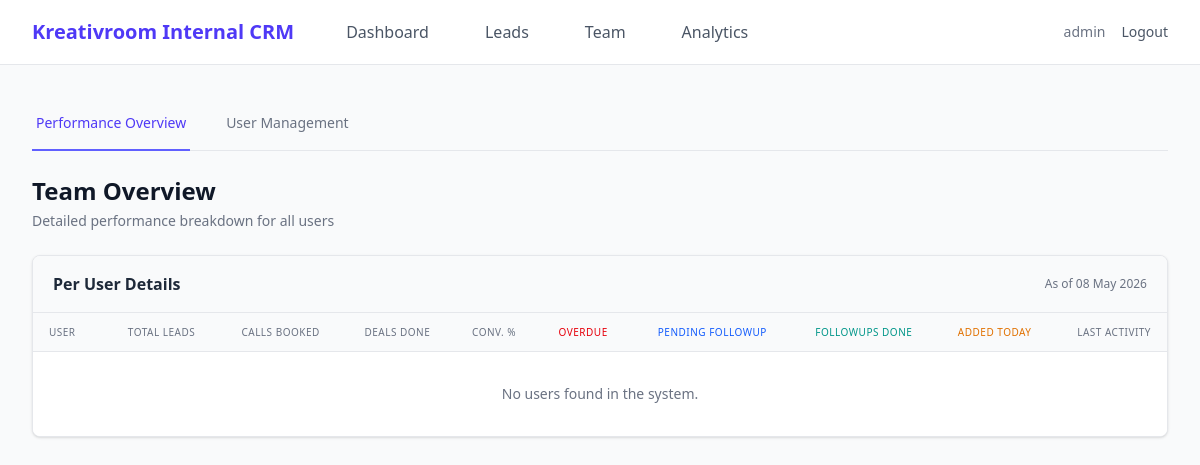
Page /admin/team (signed in) on the earlier database version.
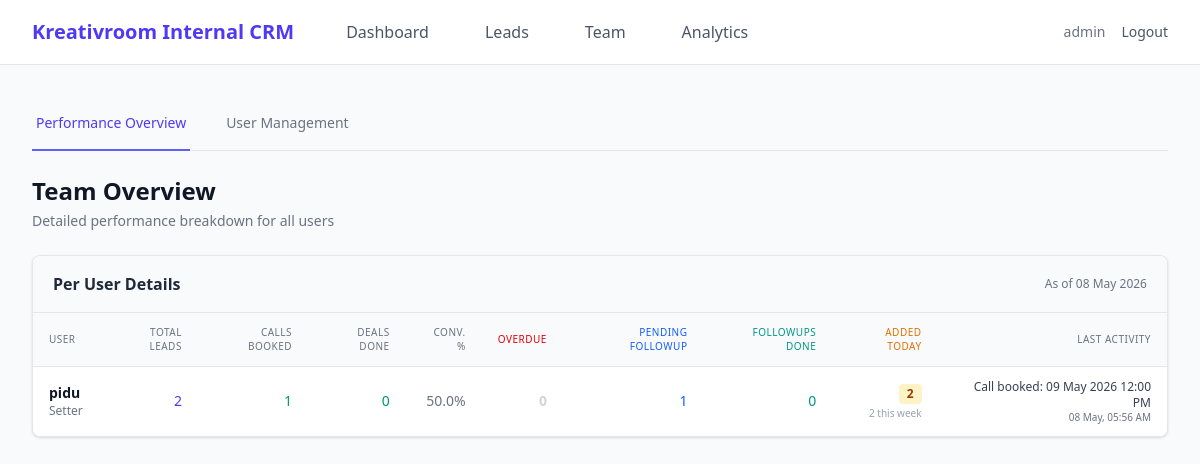
Same page on the later database version.
### instagram_crm/models.py (models this page shows, shortened)
class User(UserMixin, db.Model):
    __tablename__ = "users"
    id            = db.Column(db.Integer, primary_key=True)
    username      = db.Column(db.String(255), unique=True, nullable=False)
    password_hash = db.Column(db.String(255), nullable=False)
    role          = db.Column(db.String(50), default="setter")
    last_login    = db.Column(db.DateTime, nullable=True)
    created_at    = db.Column(db.DateTime, default=datetime.utcnow)
    leads      = db.relationship("Lead", backref="setter", lazy="dynamic")
    activities = db.relationship("Activity", backref="user", lazy="dynamic")
    @property
    def is_admin(self) -> bool:
        return self.role == "admin"

class Activity(db.Model):
    __tablename__ = "activities"
    id        = db.Column(db.Integer, primary_key=True)
    user_id   = db.Column(db.Integer, db.ForeignKey("users.id"), nullable=True)
    action    = db.Column(db.String(255), nullable=False)
    lead_id   = db.Column(db.Integer, db.ForeignKey("leads.id"), nullable=True)
    timestamp = db.Column(db.DateTime, default=datetime.utcnow)

### instagram_crm/admin.py (the view)
@admin_bp.route("/team")
@admin_required
def team():
    today = date.today()
    now   = datetime.now()
    day_start = datetime.combine(today, datetime.min.time())
    week_ago  = datetime.utcnow() - timedelta(days=7)
    users = User.query.filter(User.role != 'admin').order_by(User.username).all()
    team_rows = []
    for user in users:
        total_leads  = Lead.query.filter_by(assigned_to=user.id).count()
        active_leads = Lead.query.filter(Lead.assigned_to == user.id, Lead.status != "deal_done").count()
        calls_booked = Call.query.join(Lead).filter(Lead.assigned_to == user.id).count()
        deals_done   = Lead.query.filter_by(assigned_to=user.id, status="deal_done").count()
        overdue = (
            Lead.query
            .filter(Lead.assigned_to == user.id,
                    Lead.next_followup != None,
                    Lead.next_followup < today,
                    Lead.status != "call_booked",
                    Lead.status != "deal_done")
            .count()
        )
        followups_done = (
            Activity.query
            .filter(Activity.user_id == user.id,
                    Activity.action.like("Follow-up done%"))
            .count()
        )
        leads_added_today = (
            Lead.query
            .filter(Lead.assigned_to == user.id,
                    Lead.created_at >= day_start)
            .count()
        )
        leads_added_week = (
            Lead.query
            .filter(Lead.assigned_to == user.id,
                    Lead.created_at >= week_ago)
            .count()
        )
        pending_followup = (
            Lead.query
            .filter(Lead.assigned_to == user.id,
                    Lead.next_followup != None,
                    Lead.next_followup >= today,
                    Lead.status != "call_booked",
                    Lead.status != "deal_done")
            .count()
        )
        last_activity = (
            Activity.query
            .filter(Activity.user_id == user.id)
            .order_by(Activity.timestamp.desc())
            .first()
        )
        conv = round((calls_booked / total_leads) * 100, 1) if total_leads else 0
        team_rows.append({
            "user": user,
            "total_leads": total_leads,
            "active_leads": active_leads,
            "calls_booked": calls_booked,
            "deals_done": deals_done,
            "overdue": overdue,
            "followups_done": followups_done,
            "leads_added_today": leads_added_today,
            "leads_added_week": leads_added_week,
            "pending_followup": pending_followup,
            "last_activity": last_activity,
            "conversion": conv,
        })
    team_rows.sort(key=lambda r: (r["calls_booked"], r["total_leads"]), reverse=True)
    return render_template(
        "admin/team.html",
        team_rows=team_rows,
        today=today,
    )

### instagram_crm/admin.py (called while the page is built)
def admin_required(fn):
    from functools import wraps
    @wraps(fn)
    @login_required
    def wrapper(*args, **kwargs):
        if not current_user.is_admin:
            abort(403)
        return fn(*args, **kwargs)
    return wrapper

### instagram_crm/templates/admin/team.html (shortened to what the changed rows need)
{% extends "base.html" %}
{% block content %}
<div class="mb-6 flex flex-col sm:flex-row sm:justify-between sm:items-center gap-4">
  <div>
    <h1 class="text-2xl font-bold text-gray-900">Team Overview</h1>
  </div>
</div>
<div class="bg-white border border-gray-200 rounded-lg shadow-sm overflow-hidden">
  <div class="px-5 py-4 border-b border-gray-200 bg-gray-50 flex justify-between items-center">
    <h2 class="font-semibold text-gray-800">Per User Details</h2>
  </div>
  <div class="overflow-x-auto">
    <table class="min-w-full divide-y divide-gray-200 text-sm text-left">
      <thead class="bg-gray-50 text-gray-500 uppercase tracking-wider text-[10px]">
        <tr>
          <th class="px-4 py-3 font-medium">User</th>
          <th class="px-4 py-3 font-medium text-right">Total Leads</th>
          <th class="px-4 py-3 font-medium text-right">Calls Booked</th>
          <th class="px-4 py-3 font-medium text-right">Deals Done</th>
          <th class="px-4 py-3 font-medium text-right">Conv. %</th>
          <th class="px-4 py-3 font-medium text-right text-red-600">Overdue</th>
          <th class="px-4 py-3 font-medium text-right text-blue-600">Pending Followup</th>
          <th class="px-4 py-3 font-medium text-right text-teal-600">Followups Done</th>
          <th class="px-4 py-3 font-medium text-right text-amber-600">Added Today</th>
          <th class="px-4 py-3 font-medium text-right">Last Activity</th>
        </tr>
      </thead>
      <tbody class="divide-y divide-gray-200 bg-white">
        {% for row in team_rows %}
        {% set u = row.user %}
        <tr class="hover:bg-gray-50">
          <td class="px-4 py-3 font-medium text-gray-900">
            <div class="font-semibold">{{ u.username }}</div>
            <div class="text-xs text-gray-500">{{ u.role|title }}</div>
          </td>
          <td class="px-4 py-3 text-right font-medium text-indigo-600">
            <a href="{{ url_for('admin.all_leads', setter=u.id) }}" class="hover:underline">{{ row.total_leads }}</a>
          </td>
          <td class="px-4 py-3 text-right font-medium text-green-600">
            <a href="{{ url_for('admin.calls', setter=u.id) }}" class="hover:underline">{{ row.calls_booked }}</a>
          </td>
          <td class="px-4 py-3 text-right font-medium text-emerald-600">{{ row.deals_done }}</td>
          <td class="px-4 py-3 text-right text-gray-500">{{ row.conversion }}%</td>
          <td class="px-4 py-3 text-right font-bold {% if row.overdue > 0 %}text-red-600{% else %}text-gray-300{% endif %}">
            {{ row.overdue }}
          </td>
          <td class="px-4 py-3 text-right font-medium text-blue-600">
            {{ row.pending_followup }}
          </td>
          <td class="px-4 py-3 text-right font-medium text-teal-600">
            {{ row.followups_done }}
          </td>
          <td class="px-4 py-3 text-right">
            <span class="inline-flex items-center px-2 py-0.5 rounded text-xs font-bold {% if row.leads_added_today > 0 %}bg-amber-100 text-amber-800{% else %}bg-gray-100 text-gray-500{% endif %}">
              {{ row.leads_added_today }}
            </span>
            <div class="text-[10px] text-gray-400 mt-0.5">{{ row.leads_added_week }} this week</div>
          </td>
          <td class="px-4 py-3 text-right text-gray-500 text-xs">
            {% if row.last_activity %}
              <div class="font-medium text-gray-700">{{ row.last_activity.action }}</div>
              <div class="text-[10px]">{{ row.last_activity.timestamp.strftime('%d %b, %I:%M %p') }}</div>
            {% else %}
              <span class="text-gray-300">—</span>
            {% endif %}
          </td>
        </tr>
        {% else %}
        <tr>
          <td colspan="10" class="px-5 py-8 text-center text-gray-500">No users found in the system.</td>
        </tr>
        {% endfor %}
      </tbody>
    </table>
  </div>
</div>
{% endblock %}

Differences in the rows shown:
added Activity: total_leads "2", calls_booked "1", deals_done "0", conversion "50.0", overdue "0", pending_followup "1", followups_done "0", leads_added_today "2", leads_added_week "2", last_activity.action "Call booked: 09 May 2026 12:00 PM", last_activity.timestamp "08 May, 05:56 AM"
added User: username "pidu", role "Setter"
Other differences:
text no longer shown: "No users found in the system."
